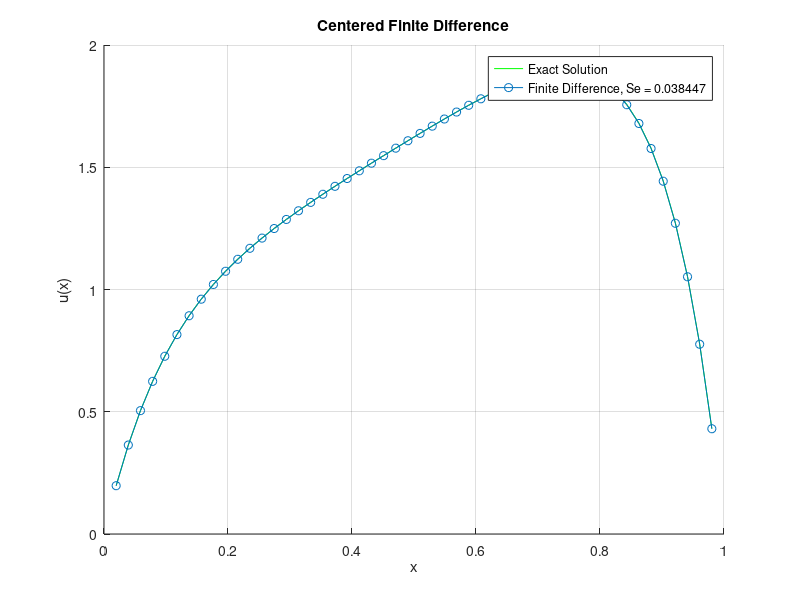
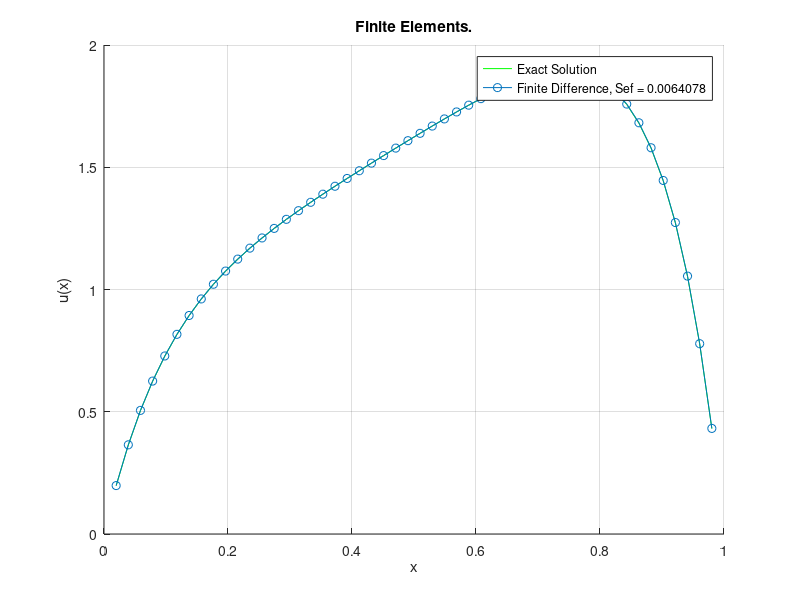
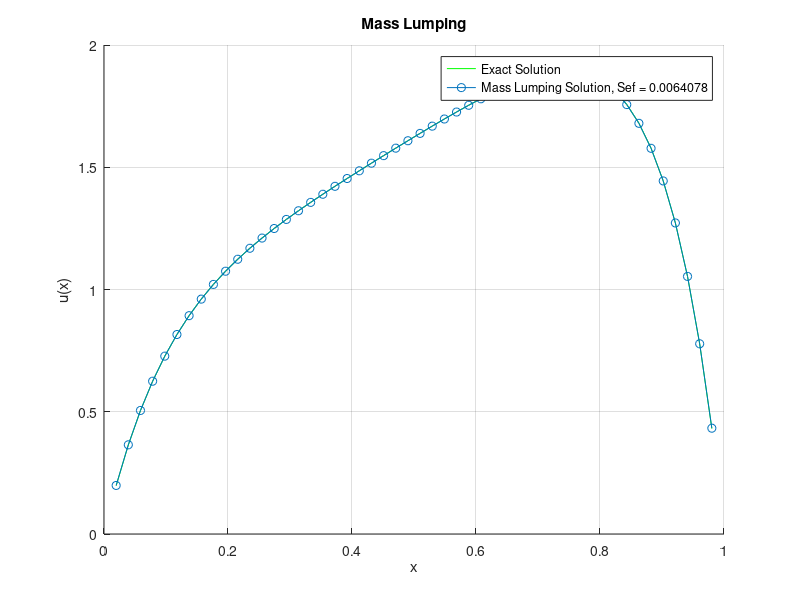
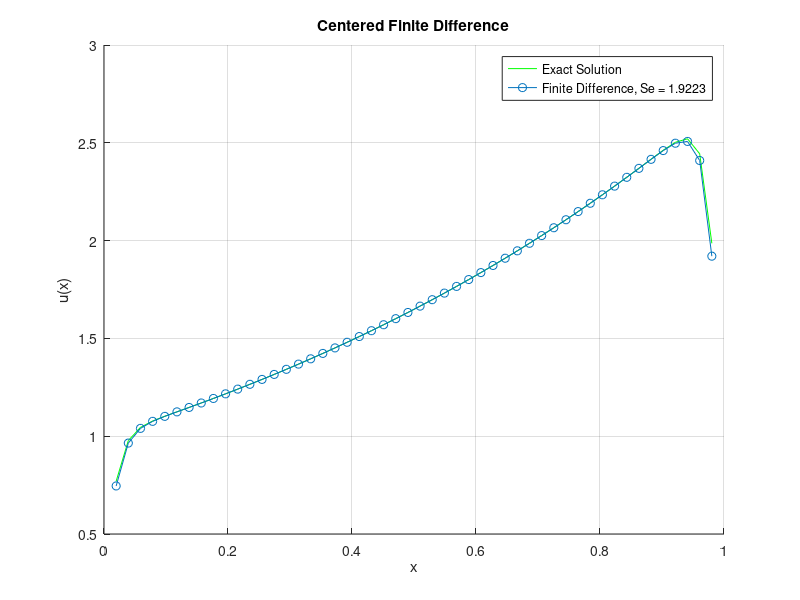

The MATLAB script that drew these images, in order:
clear
clc
% Solving -epsilon*u'' + sigma*u = f
%          u(0) = 0, u(L) = 0;
%          f = (sigma-espilon)*exp(x);
plotting_f = 1;
epsilon = [5,0.1,0.001];
L = 1;
sigma = 500;
N = 50;
err_FDM = zeros(length(N),length(epsilon));
err_FEM = zeros(length(N),length(epsilon));
err_M = zeros(length(N),length(epsilon));
for j = 1:length(epsilon)
epsi = epsilon(j);
alpha = sqrt(sigma/epsi);
f = @(x) (sigma-epsi)*exp(x);
%u_hom = @(x) (exp(-alpha*x)-exp(-alpha*x))/(exp(-alpha)-exp(alpha));
u = @(x) exp(x)+ ((-exp(-alpha)-exp(1))/(exp(alpha)-exp(-alpha)))*exp(alpha*x) +((-exp(alpha)-exp(1))/(exp(alpha)-exp(-alpha)))*exp(-alpha*x);
    h = L/(N+1);
    Se = (sigma*(h^2))/(epsi);
    x = linspace(0,L,N+2);
    % FDM solution.
    main_diag = -(2+Se)*ones(N,1);               
    lower_diag = ones(N-1,1);  
    upper_diag = ones(N-1,1);
    A = diag(main_diag,0)+diag(lower_diag,-1)+diag(upper_diag,1);
    b = -((h^2)/epsi)*f(x(2:end-1))';
    u_h = A\b;
    %err_FDM(k,j) = sqrt(h * sum((u(x(2:end-1))' - u_h(2:end-1)).^2));
    if plotting_f == 1
        figure
        hold on;
        plot(x(2:end-1), u(x(2:end-1)), 'g', 'DisplayName', 'Exact Solution');
        plot(x(2:end-1), u_h, 'o-', 'DisplayName', ['Finite Difference, Se = ', num2str(Se)]);
        xlabel('x');
        ylabel('u(x)');
        title('Centered Finite Difference');
        grid on;
        legend show;
    end

    % FEM solution.
    Sef = ((sigma*(h^2))/(6*epsi));
    main_diag = (2+4*Sef)*ones(N,1);               
    lower_diag = (Sef-1)*ones(N-1,1);  
    upper_diag = (Sef-1)*ones(N-1,1);
    A = diag(main_diag,0)+diag(lower_diag,-1)+diag(upper_diag,1);
    b = ((h^2)/epsi)*f(x(2:end-1))';
    u_h = A\b;
    %err_FEM(k,j) = sqrt(h * sum((u(x(2:end-1))' - u_h(2:end-1)).^2));
    if plotting_f == 1
        figure
        hold on;
        plot(x(2:end-1), u(x(2:end-1)), 'g', 'DisplayName', 'Exact Solution');
        plot(x(2:end-1), u_h, 'o-', 'DisplayName', ['Finite Difference, Sef = ', num2str(Sef)]);
        xlabel('x');
        ylabel('u(x)');
        title('Finite Elements.');
        grid on;
        legend show;
    end
    
    % Mass lumping.
    r_0 = (2/3)*ones(N,1);
    r_1 = (1/6)*ones(N-1,1);
    R = (sigma*h)*(diag(r_0)+diag(r_1,1)+diag(r_1,-1));
    M = zeros(N,N); 
    for i = 1:N
        M(i,i) = sum(R(i,:));
    end
    main_diag = (6*ones(N-2,1))';
    main_diag = Sef*[5,main_diag,5] + 2*ones(N,1)';             
    lower_diag = -ones(N-1,1);  
    upper_diag = -ones(N-1,1);
    A = diag(main_diag,0)+diag(lower_diag,-1)+diag(upper_diag,1);
    u_h = A\b;
    %err_M(k,j) = sqrt(h * sum((u(x(2:end-1))' - u_h(2:end-1)).^2));
    if plotting_f == 1
        figure
        hold on;
        plot(x(2:end-1), u(x(2:end-1)), 'g', 'DisplayName', 'Exact Solution');
        plot(x(2:end-1), u_h, 'o-', 'DisplayName', ['Mass Lumping Solution, Sef = ', num2str(Sef)]);
        xlabel('x');
        ylabel('u(x)');
        title('Mass Lumping');
        grid on;
        legend show;
    end
end

% % Errors.
% plotting_r = 0;
% for j = 1:length(epsilon)
%     h = L./(N + 1);
%     p_FDM = polyfit(log(h), log(err_FDM(:,j)), 1);
%     fprintf('Order of convergence = %.5e: %.2f\n', p_FDM(1));
%     p_FEM = polyfit(log(h), log(err_FEM(:,j)), 1);
%     fprintf('Order of convergence = %.5e: %.2f\n', p_FEM(1));
%     p_M = polyfit(log(h), log(err_M(:,j)), 1);
%     fprintf('Order of convergence = %.5e: %.2f\n', p_M(1));
%     if plotting_r == 1
% 
%         figure;
%         loglog(h, err_FDM(:, j), '-o', 'LineWidth', 1.5);
%         title('Convergence for FDM');
%         xlabel('log(h)');
%         ylabel('log(err FDM');
%         grid on;
% 
%         figure;
%         loglog(h, err_FEM(:, j), '-o', 'LineWidth', 1.5);
%         title('Convergence for FEM');
%         xlabel('log(h)');
%         ylabel('log(err FEM');
%         grid on;
% 
%         figure;
%         loglog(h, err_M(:, j), '-o', 'LineWidth', 1.5);
%         title('Convergence for Mass Lumping');
%         xlabel('log(h)');
%         ylabel('log(err M');
%         grid on;
%     end
% end
% The order of convergence is linear or 0.